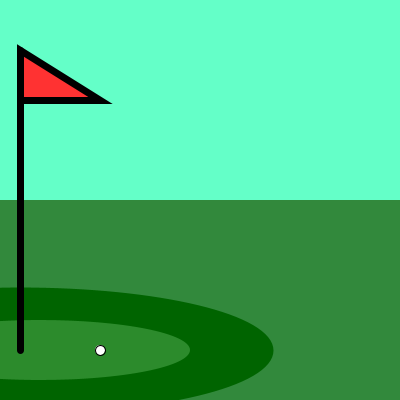
Frame 1 (no input)
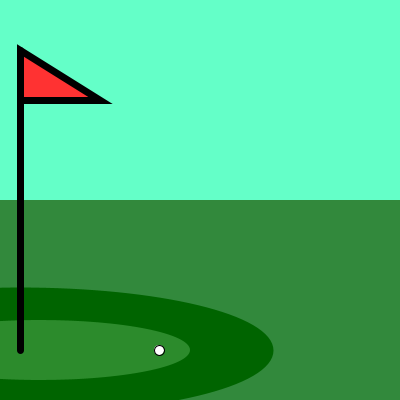
Frame 60 (the mouse pressed at the canvas centre just before this capture)
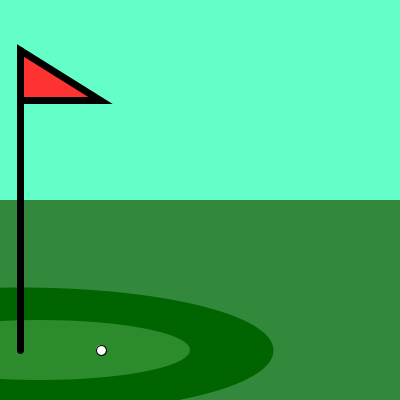
Frame 120 (the mouse held since frame 60 and released just before this capture)

The Processing sketch that drew these frames (run headless with seeded random() and noise(); from frame 60 on, the mouse is pressed at the canvas centre):

// Processing sketch: processing_149999
// ── processing_149999.pde

int x=100;

void setup(){
  background(150,245,255);
  size(400,400);
}
  

  
void draw (){
   
   background(100,255,200);
   //grass
   fill(50,137,60);
   noStroke();
   rect(0,200,400,200);
   //outer green
   strokeWeight(6);
   stroke(0,100,0);
   fill(0,100,0);
   ellipse(20,350,500,120);
   //inner green
   noStroke();
   fill(113,198,113,100);
   ellipse(40,350,300,60);
  //flag
   stroke(0);
   strokeWeight(7);
   line(20,50,20,350);
   fill(255,50,50);
   triangle(20,50,100,100,20,100);
   //ball
  strokeWeight(1);
  fill(255);
  stroke(0);
  frameRate(50);
  if (mousePressed==false){
    if((x>width)||(x<0))
    {
      x=x*-1;
    }
      ellipse(x,350,10,10);
    x+=1;
  }
 if (mousePressed==true)
  {
    if((x>width)||(x<0))
    {
      x=x*-1;
    }
      ellipse(x,350,10,10);
    x=x-1;
  }
}
